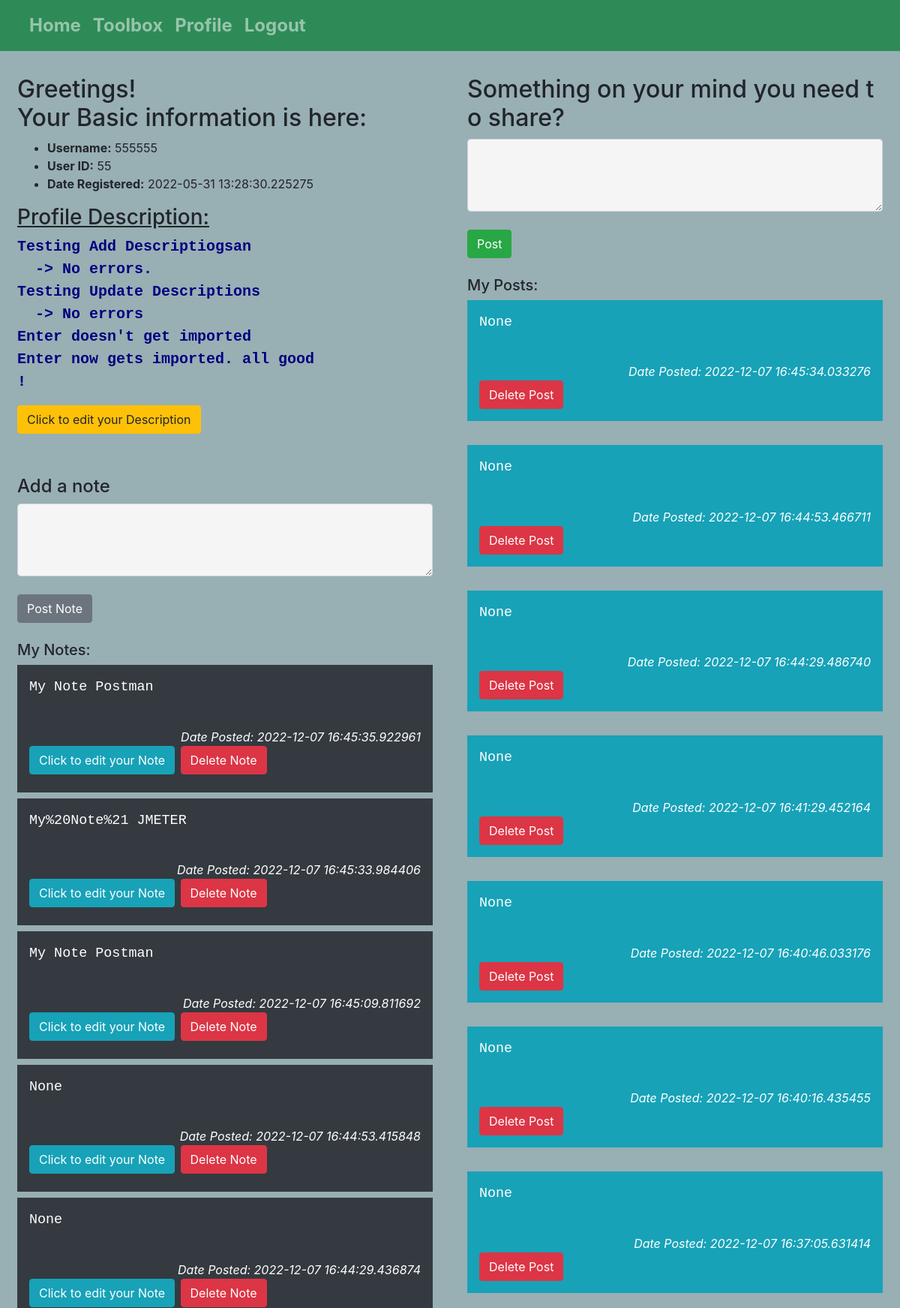
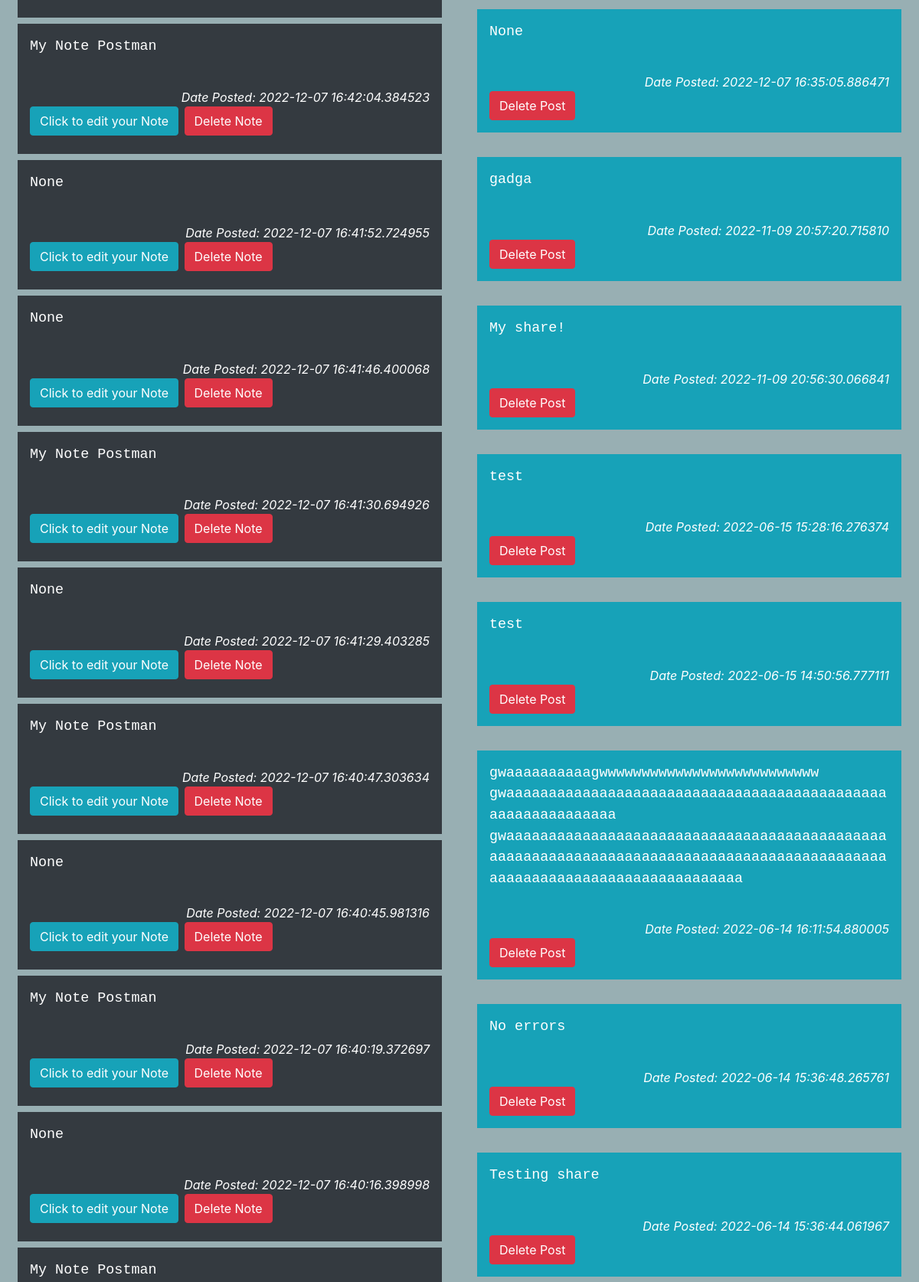
Page /profile/ (signed in, upper part) on the committed database (2 pictures, top to bottom).
### app.py (models this page shows, shortened)
class User(db.Model, UserMixin):
    id = db.Column(db.Integer, primary_key=True)  # Unique Identifier for each table record (PRIMARY KEY)
    username = db.Column(db.String(50), nullable=False)
    password_hash = db.Column(db.String(128), nullable=False)
    date_created = db.Column(db.DateTime, default=datetime.utcnow)
    profiles = db.relationship('Profile', backref='user')
    @property
    def password(self):
        raise AttributeError('password is not a readable attribute!')

class Profile(db.Model):
    id = db.Column(db.Integer, primary_key=True)  # Unique Identifier for each table record (PRIMARY KEY)
    username = db.Column(db.String(50), nullable=False)
    description = db.Column(db.String(500))
    user_id = db.Column(db.Integer, db.ForeignKey("user.id"))

class Notes(db.Model):
    id = db.Column(db.Integer, primary_key=True)
    username = db.Column(db.String(50), nullable=False)
    content = db.Column(db.String(250))
    date_created = db.Column(db.DateTime, default=datetime.utcnow)

class Posts(db.Model):
    id = db.Column(db.Integer, primary_key=True)
    username = db.Column(db.String(50), nullable=False)
    content = db.Column(db.String(250))
    date_created = db.Column(db.DateTime, default=datetime.utcnow)

### app.py (the view, shortened to what this page needs)
@app.route('/profile/', methods=['POST','GET','PUT'])
@login_required
def profile():
    user = User.query.filter_by(username=current_user.username).first()
    profile_found = Profile.query.filter_by(username=user.username, user=user).first()
    description = None
    form_description = DescriptionForm()
    mynote = None
    form_note = NoteForm()
    mypost = None
    form_post = PostForm()
    update_mynote = None
    form_updatenote = UpdateNoteForm()
    if profile_found:
        pass
    else:
        profile_add = Profile(username=user.username, user=user)
        db.session.add(profile_add)
        db.session.commit()
    id = current_user.id
    description0 = 'null'
    posts = 'null'
    myposts = Posts.query.filter_by(username=user.username).order_by(Posts.id.desc()).all()
    notes = 'null'
    mynotes = Notes.query.filter_by(username=user.username).order_by(Notes.id.desc()).all()
    if profile_found:
        id = profile_found.user.id
        if profile_found.description is not None:
            description0 = profile_found.description
            form_description.description.data = description0 # Setting the default value in update description to be our description
    if myposts:
        posts = myposts
    if mynotes:
        notes = mynotes
    return render_template('profile.html', id = id, profile_found = profile_found, description0 = description0, posts = posts, notes = notes,
                           description = description,
                           form_description = form_description,
                           mynote = mynote,
                           form_note = form_note,
                           mypost = mypost,
                           form_post = form_post,
                           update_mynote = update_mynote,
                           form_updatenote = form_updatenote
                           )

### forms.py
class DescriptionForm(FlaskForm):
    description = TextAreaField("Description", render_kw={"rows": 5, "cols": 32}, validators=[DataRequired()])
    submit = SubmitField("Update Description")

class NoteForm(FlaskForm):
    mynote = TextAreaField("Track a Note:", render_kw={"rows": 3, "cols": 32}, validators=[DataRequired()])
    submit = SubmitField("Post Note")

### app.py (called while the page is built)
@login_manager.user_loader
def load_user(user_id):
    return User.query.get(int(user_id))

### templates/profile.html (shortened to what this page needs)
{% extends 'template_to_inherit.html' %}
{% block body %}
{% if current_user.is_authenticated %}
{% if id == current_user.id %}
<div class="container-fluid">
    <div class="row" >
        <div class="col m-2" class="split left" id = "profile0" >
            <h2>Greetings!<br> Your Basic information is here: </h2>
               <ul>
                   <li> <strong>Username:</strong> {{ current_user.username }}</li>
                   <li> <strong>User ID:</strong> {{ current_user.id }}</li>
                   <li> <strong>Date Registered:</strong> {{ current_user.date_created }}</li>
               </ul>
            {% if description0 == 'null' %}
                <h4>Add a short profile descriptions below:</h4>
                <!--
                <form action="/profile/" method="POST">
                    <label for="description"></label>
                    <textarea id="description" cols="40" rows="10" placeholder="Please write a short description"></textarea>
                    <br>
                    <input type="submit" value="Update Description">
                </form> -->
                <form action="/profile/" method="POST">
                    {{ form_description.hidden_tag() }}
    <!--
                    {{ form_description.description.label(
                    class='form-label') }}
                    </br>
    -->
                    {{ form_description.description(
                    class='form-control') }}
                    </br>
                    {{ form_description.submit(
                    class='btn btn-primary') }}
                </form>
            {% else %}
                <h3 style="text-decoration: underline;">Profile Description: </h3>
                <pre style="font-size: 125%; color: navy;"><strong>{{ description0 }}</strong></pre>
                <h3>
                    <button class="btn btn-warning" type="button" data-toggle="collapse" data-target="#update_desc" aria-expanded="false" aria-controls="toggle_description">
                        Click to edit your Description
                    </button>
                </h3>
            {% endif %}
            <br>
            <br>
            <h4>Add a note</h4>
            <form action="/profile/" method="POST">
                {{ form_note.mynote(
                class='form-control') }}
                {{ form_note.submit(
                class='btn btn-secondary') }}
            </form>
            {% if notes != 'null' %}
            <br>
            <h5>My Notes:</h5>
                {% for note in notes %}
                <div class="p-3 mb-2 bg-dark text-white">
                    <pre>{{ note.content }}</pre><br>
                    <div class="float-end" style="text-align: right;"><em>Date Posted: {{ note.date_created }}</em></div>
                    <h3>
                        <button class="btn btn-info" type="button" data-toggle="collapse" data-target="#update_note" aria-expanded="false" aria-controls="toggle_note">
                        Click to edit your Note
                        </button>
                        <a class="btn btn-danger" href="/notes/delete/{{note.id}}" onclick="return confirm('Are you sure you want to delete this note?');">Delete Note</a>
                    </h3>
                </div>
                {% endfor %}
            {% endif %}
        </div>
        <div class="col m-2" class="split right" id ="myposts0">
            <h2> Something on your mind you need to share? </h2>
            <form action="/profile/" method="POST">
                {{ form_post.mypost(
                class='form-control') }}
                {{ form_post.submit(
                class='btn btn-success') }}
            </form>
            {% if posts != 'null' %}
                <br>
                <h5>My Posts:</h5>
                {% for post in posts %}
                <div class="p-3 mb-2 bg-info text-white">
                    <pre>{{ post.content }}</pre><br>
                    <div class="float-end" style="text-align: right;"><em>Date Posted: {{ post.date_created }}</em></div>
                    <a class="btn btn-danger" href="/posts/delete/{{post.id}}" onclick="return confirm('Are you sure you want to delete this post?');">Delete Post</a>
                </div>
                <br>
                {% endfor %}
            {% endif %}
        </div>
    </div>
</div>
{% endif %}
{% endif %}
{% endblock %}

### rows in the picture
User: username "555555", id "55", date_created "2022-05-31 13:28:30.225275"
Profile: description "Testing Add Descriptiogsan -> No errors. Testing Update Descriptions -> No errors Enter doesn't get imported Enter now gets imported. all good !"
Notes: content "My Note Postman", date_created "2022-12-07 16:45:35.922961"
Notes: content "My%20Note%21 JMETER", date_created "2022-12-07 16:45:33.984406"
Notes: content "My Note Postman", date_created "2022-12-07 16:45:09.811692"
Notes: content "None", date_created "2022-12-07 16:44:53.415848"
Notes: content "None", date_created "2022-12-07 16:44:29.436874"
Notes: content "My Note Postman", date_created "2022-12-07 16:42:04.384523"
Notes: content "None", date_created "2022-12-07 16:41:52.724955"
Notes: content "None", date_created "2022-12-07 16:41:46.400068"
Notes: content "My Note Postman", date_created "2022-12-07 16:41:30.694926"
Notes: content "None", date_created "2022-12-07 16:41:29.403285"
Notes: content "My Note Postman", date_created "2022-12-07 16:40:47.303634"
Notes: content "None", date_created "2022-12-07 16:40:45.981316"
Notes: content "My Note Postman", date_created "2022-12-07 16:40:19.372697"
Notes: content "None", date_created "2022-12-07 16:40:16.398998"
Notes: content "My Note Postman"
Posts: content "None", date_created "2022-12-07 16:45:34.033276"
Posts: content "None", date_created "2022-12-07 16:44:53.466711"
Posts: content "None", date_created "2022-12-07 16:44:29.486740"
Posts: content "None", date_created "2022-12-07 16:41:29.452164"
Posts: content "None", date_created "2022-12-07 16:40:46.033176"
Posts: content "None", date_created "2022-12-07 16:40:16.435455"
Posts: content "None", date_created "2022-12-07 16:37:05.631414"
Posts: content "None", date_created "2022-12-07 16:35:05.886471"
Posts: content "gadga", date_created "2022-11-09 20:57:20.715810"
Posts: content "My share!", date_created "2022-11-09 20:56:30.066841"
Posts: content "test", date_created "2022-06-15 15:28:16.276374"
Posts: content "test", date_created "2022-06-15 14:50:56.777111"
Posts: content "gwaaaaaaaaaagwwwwwwwwwwwwwwwwwwwwwwwwww gwaaaaaaaaaaaaaaaaaaaaaaaaaaaaaaaaaaaaaaaaaaaaaaaaaaaaaaaaaaaa gwaaaaaaaaaaaaaaaaaaaaaaaaaaaaaaaaaaaaaaaaaaaaaaaaaaaaaaaaaaaaaaaaaaaaaaaaaaaaaaaaaaaaaaaaaaaaaaaaaaaaaaaaaaaaaaaaaaaaaaaaaa", date_created "2022-06-14 16:11:54.880005"
Posts: content "No errors", date_created "2022-06-14 15:36:48.265761"
Posts: content "Testing share", date_created "2022-06-14 15:36:44.061967"
